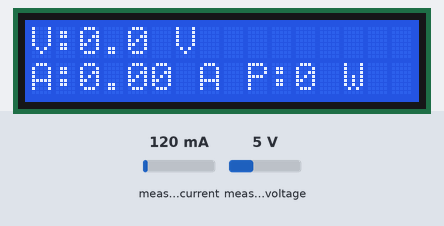
Bench run of a sketch on a simulated ESP32-C3. Shown: 16×2 character LCD. The test bench sets the inputs (shaded band); at power-on: measured current 120 mA, measured voltage 5 V. WiFi joins after 1.5 s; servers stay silent unless stated; no MQTT or app messages arrive unless stated; what the sketch prints to the serial monitor is not drawn.

Above: at 3.8 s.
3.9 s: measured current set to 40 mA
At 12.9 s:
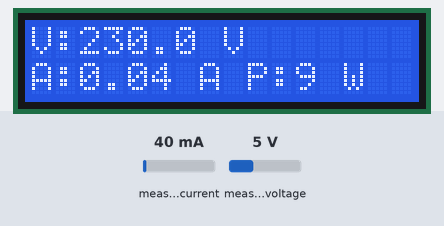
13.5 s: measured voltage set to 0.3 V
At 22.1 s:
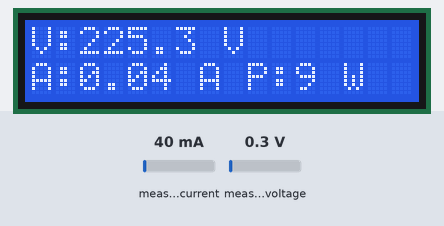
31.6 s: measured current set to 500 mA
At 42.9 s:
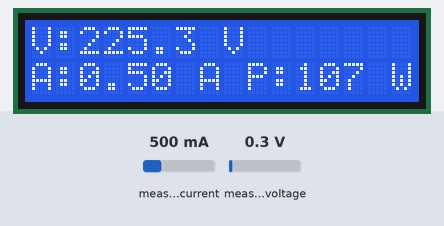
43.2 s: measured voltage set to 3.8 V
At 52.2 s:
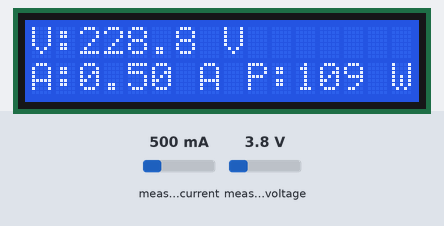
Timing chart, 0 to 53.7 s (numbered marks = the images above; inputs shaded):
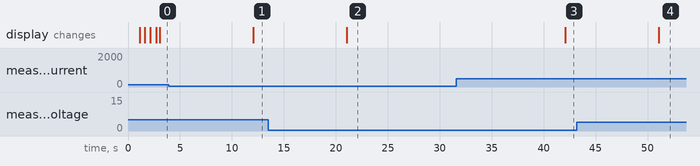

Measured:
- after the input at 3.9 s, the display: changes after 8.2 s (image 1)
- after the input at 13.5 s, the display: changes after 7.6 s (image 2)
- after the input at 31.6 s, the display: changes after 10.5 s (image 3)
- after the input at 43.2 s, the display: changes after 7.9 s (image 4)

The sketch:

smart_meter.ino
```cpp
// ประกาศตัวแปรสำหรับการส่งค่าการใช้งานไปยัง Google Sheet โดยจะประกอบไปด้วยเวลา กำลัง พลังงานสะสม แรงดัน และกระแสที่ได้มีการใช้งาน
#include <WiFi.h>
#include <PubSubClient.h>

//  I have been used "ESP32 C3 Super Mini" so I have to define each pin for purpose. เนื่องจากผมใช้งานบอร์ด ESP32 C3 Super Mini ดังนั้น ผมเลยต้องกำหนดแต่ละ pins เพื่อใช้งาน
#include <Wire.h>
#include <LiquidCrystal_I2C.h>
#include <Arduino.h>
#include <PZEM004Tv30.h>

// Define pins RX/TX and I2C กำหนด pin สำหรับการใช้งาน RX/TX และ I2C
#define RX_PIN 2
#define TX_PIN 3
#define I2C_SDA 6
#define I2C_SCL 7

#define BAUD 9600
#define Pzem_serial Serial1
#define Subscribe "smart_meter/receive"

PZEM004Tv30 pzem(Pzem_serial, RX_PIN, TX_PIN);
LiquidCrystal_I2C lcd(0x27, 16, 2);

// Declare variables for PZEM004
float voltage;
float current;
float power;
float energy;
float frequency;
float power_factor;
uint8_t lcdAnimationPos = 0;

bool WiFiConnectedMessageShown = false;
bool DisconnectedStatus = false;

unsigned long currentMillis = millis();
unsigned long previousMillis = 0;
unsigned long SendDataMillis = 0;
unsigned long LCDMillis = 0;
unsigned long SerialMillis = 0;
unsigned const long interval_lcd = 500;
unsigned const long interval = 10000;  // มีการส่งข้อมูลทุก ๆ 10 วินาที
unsigned const long interval_update = 3000;

// WiFi & Google Script Link
const char *ssid = "Tesla_network";
const char *password = "Boombox0906";

// Declare MQTT properties.
WiFiClient espClient;
PubSubClient client(espClient);

const int mqttPort = 1883;
const char *mqttServer = "broker.hivemq.com";
const char *mqttClient = "";
const char *mqttUsername = "";
const char *mqttPassword = "";

// จัดการเรื่องของข้อมูลที่จะมีการส่งไปยัง Node Red
String DataString;
long lastMsg = 0;
int value = 0;
char msg[100];


// -- Function that for reconnect to MQTT Server with Node Red ฟังก์ชันสำหรับการเชื่อมต่ออีกครั้งระหว่าง MQTT และ Node Red --
void reconnectMQTT() {
  while (!client.connected()) {
    Serial.print("Attempting MQTT connection...");
    if (client.connect(mqttClient, mqttUsername, mqttPassword)) {
      Serial.println("Connected !");
      client.subscribe(Subscribe);
    } else {
      Serial.print("Failed, rc=");
      Serial.print(client.state());
      Serial.println(" Try again in 1 seconds !");
      delay(1000);
    }
  }
}

// มีการใช้งาน callback กรณีที่ Topics ที่ subscribe มีการอัพเดทขึ้น e.g. มีข้อมูลมายัง Topics
void callback(char *topic, byte *payload, unsigned int length) {
  Serial.print("Message arrived [");
  Serial.print(topic);
  Serial.print("] ");
  String message;

  for (int i = 0; i < length; i++) {
    message = message + char(payload[i]);
  }

  Serial.println(message);
}

/*
  @brief มีการเริ่มต้นเชื่อมต่อเข้ากับ WiFi โดยการทำงานจะประกอบด้วย
  1. เริ่มต้นการเชื่อมต่อ WiFi ด้วย WiFi.begin
  2. มีการแสดงผลข้อความลง LCD ว่ากำลังมีการเชื่อมต่อ
  3. มีการระบุตำแหน่งของการโหลดอนิเมชั่นในการทำงาน LCD ต่อไป
*/
void setupWiFi() {
  WiFi.begin(ssid, password);  // Initialized connecting to WiFi. เริ่มต้นการเชื่อมต่อ WiFi
  Serial.print("\nConnecting to WiFi...");

  // แสดงผลข้อความลงบน LCD
  lcd.setCursor(0, 0);
  lcd.print("Connecting to");
  lcd.setCursor(0, 1);
  lcd.print("Wi-Fi.");


  // ประกาศตำแหน่งสำหรับการแสดงผลว่ากำลังมีการเชื่อมต่อ ณ ตำแหน่งที่ 6 ของจอแสดงผล LCD
  lcdAnimationPos = 6;

  // มีการเปลี่ยนจากการเลือกใช้งาน Millis() กลับไปใช้งาน while เพราะคิดว่าน่าจะมีความเหมาะสมกับสถานการณ์นี้มากกว่าในกรณีที่ใช้ setup()
  while (WiFi.status() != WL_CONNECTED) {
    LoadingAnimationWiFi();
    delay(500);
  }
}

// ฟังก์ชันสำหรับการแสดงผลอนิเมชั่นการโหลดเพื่อรอการเชื่อมต่อ WiFi
void LoadingAnimationWiFi() {
  Serial.print(".");
  lcd.setCursor(lcdAnimationPos, 1);
  lcd.print(".");
  lcd.print(" ");

  lcdAnimationPos++;

  // กรณีที่จอแสดงผลตกขอบ
  if (lcdAnimationPos > 15) {

    // กำหนดให้ตำแหน่งการแสดงผลกลับเป็น 6 เหมือนเดิม
    lcdAnimationPos = 6;

    // พร้อมกับลบจุดออก
    for (int i = 6; i <= 15; i++) {
      lcd.setCursor(i, 1);
      lcd.print(" ");
    }
  }
}

/*
  @brief handleConnectWiFi ถ้าในกรณีที่การเชือมต่อ WiFi (หลุด/ไม่ได้มีการเชื่อมต่อ) จะให้มีการทำงานดังนี้
  1. จะมีการแสดงผลว่า WiFi ไม่ได้มีการเชื่อมต่อ และแสดงผลว่าตอนนี้กำลังมีการเชื่อมต่อ
  2. มีการแสดงผลอนิเมชั่นการเชื่อมต่อใน Serial และ LCD
*/
void handleConnectWiFi() {

  if (WiFi.status() == WL_CONNECTED) {
    if (!WiFiConnectedMessageShown) {
      Serial.print("Connected to Wi-Fi! ");
      Serial.println(ssid);

      lcd.clear();
      lcd.setCursor(0, 0);
      lcd.print("Connected! to");
      lcd.setCursor(0, 1);
      lcd.print(ssid);

      WiFiConnectedMessageShown = true;
    }
  }

  if (WiFi.status() != WL_CONNECTED) {
    if (!DisconnectedStatus) {
      Serial.print("Try again to connected Wi-Fi...");
      lcd.clear();
      lcd.setCursor(0, 0);
      lcd.print("Connecting to");
      lcd.setCursor(0, 1);
      lcd.print("Wi-Fi.");
      DisconnectedStatus = true;
    }
    if (millis() - previousMillis >= interval_lcd) {
      LoadingAnimationWiFi();
      previousMillis = millis();
    }
  }
}


void SerialDataPZEM() {
  // Check if the data is valid
  if (isnan(voltage)) {
    Serial.println("Error reading Voltage please check your wire!");
  } else if (isnan(current)) {
    Serial.println("Error reading current");
  } else if (isnan(power)) {
    Serial.println("Error reading power");
  } else if (isnan(energy)) {
    Serial.println("Error reading energy");
  } else if (isnan(frequency)) {
    Serial.println("Error reading frequency");
  } else if (isnan(power_factor)) {
    Serial.println("Error reading power factor");
  } else {

    // Print the values to the Serial console
    Serial.print("Voltage: ");
    Serial.print(voltage);
    Serial.println("V");

    Serial.print("Current: ");
    Serial.print(current);
    Serial.println("A");

    Serial.print("Power: ");
    Serial.print(power);
    Serial.println("W");

    Serial.print("Energy: ");
    Serial.print(energy, 3);
    Serial.println("kWh");

    Serial.print("Frequency: ");
    Serial.print(frequency, 1);
    Serial.println("Hz");

    Serial.print("PF: ");
    Serial.println(power_factor);
  }
}

void ShowDataOnLCD() {
  lcd.clear();
  if (isnan(voltage) || isnan(current) || isnan(power)) {
    lcd.setCursor(0, 0);
    lcd.print("Voltage is nan!");
    lcd.setCursor(0, 1);
    lcd.print("Check your wire!");
  } else {

    lcd.setCursor(0, 0);  // Go to Col 0, Row 0
    lcd.print("V:");
    lcd.print(voltage, 1);  // Print with 1 decimal place
    lcd.print(" V");


    lcd.setCursor(0, 1);  // Go to Col 0, Row 1
    lcd.print("A:");
    lcd.print(current, 2);  // Print with 2 decimal places
    lcd.print(" A");


    lcd.setCursor(9, 1);  // Go to Col 9, Row 1
    lcd.print("P:");
    lcd.print(power, 0);  // Print with 0 decimal places
    lcd.print(" W");
  }
}

void setup() {
  // Debugging Serial port
  Serial.begin(BAUD);
  Pzem_serial.begin(BAUD, SERIAL_8N1, RX_PIN, TX_PIN);
  Wire.begin(I2C_SDA, I2C_SCL);
  // Section about LCD
  lcd.init();
  lcd.backlight();
  lcd.clear();
  lcd.setCursor(0, 0);
  lcd.print("SMART METER !");
  lcd.setCursor(0, 1);
  lcd.print("Initialized...");
  delay(1000);
  lcd.clear();

  setupWiFi();
  client.setServer(mqttServer, mqttPort);
  client.setCallback(callback);
  client.subscribe(Subscribe);
  // Uncomment in order to reset the internal energy counter
  //pzem.resetEnergy();
}


// -- Function for Sending a Voltage to Node-Red Server. ฟังก์ชันสำหรับการส่งค่าข้อมูลที่ได้ขึ้น Server Node-red --
void SendDataFromPZEM() {
  voltage = pzem.voltage();
  current = pzem.current();
  power = pzem.power();
  energy = 1000 * pzem.energy(); // Unit : Wh
  frequency = pzem.frequency();
  power_factor = pzem.pf();

  if (!(isnan(voltage) || isnan(current) || isnan(power))) {  // <-- เช็คว่าแรงดันมันสามารถอ่านค่าได้ไหม ? ส่งค่า : ไม่ต้องส่งค่า
    lastMsg = currentMillis;
    ++value;
    DataString = "{ \"voltage\" : " + String(voltage) + ", \"current\" :" + String(current) + ", \"power\" :" + String(power) + ", \"energy\" :" + String(energy,4) + "}";
    DataString.toCharArray(msg, 100);
    Serial.print("Publish message: ");
    Serial.println(msg);
    client.publish(Subscribe, msg);
    delay(1);
    client.loop();
  }
}

void loop() {
  currentMillis = millis();

  // มีการเรียกใช้งานฟังก์ชันสำหัรบการส่งข้อมูลไปยัง Node Red.
  reconnectMQTT();
  handleConnectWiFi();

  if (currentMillis - SendDataMillis >= interval) {
    SendDataFromPZEM();
    SendDataMillis = currentMillis;
  }

  // มีการแสดงข้อมูลทุก ๆ 3 วินาทีผ่าน Serial Monitor
  if (millis() - previousMillis >= interval_update) {
    SerialDataPZEM();
    ShowDataOnLCD();
    previousMillis = currentMillis;
  }

}
```
